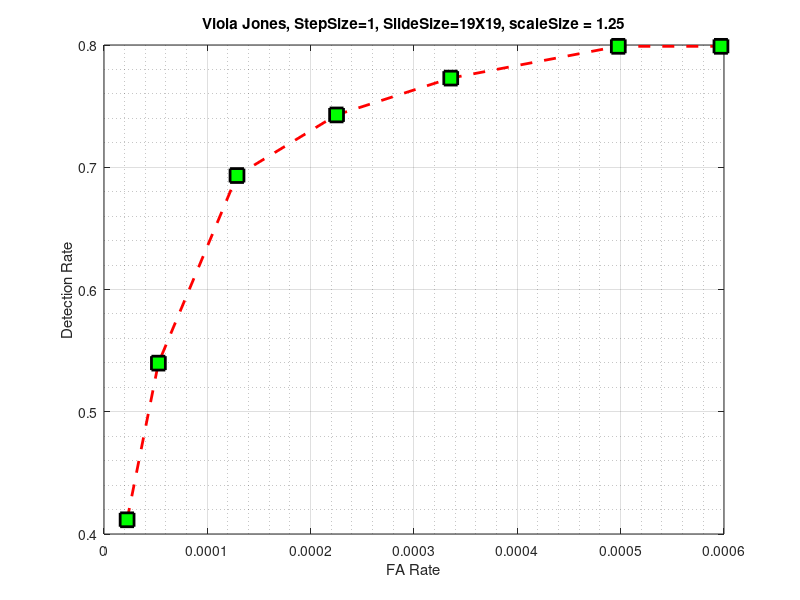

MATLAB code to generate this figure: (Note: this script raises an error after producing the figure.)
function [] = PlotRocCurve()
%PLOTROCCURVE Summary of this function goes here
%   Detailed explanation goes here
load RocCurve;
plot(FARate,DetRate, 'rs--', 'LineWidth',2,...
                'MarkerEdgeColor','k',...
                'MarkerFaceColor','g',...
                'MarkerSize',10);
title('Viola Jones, StepSize=1, SlideSize=19X19, scaleSize = 1.25');
xlabel('FA Rate');
ylabel('Detection Rate');
grid on;
grid minor;
figure;
plot(FA,DetRate, 'rs--', 'LineWidth',2,...
                'MarkerEdgeColor','k',...
                'MarkerFaceColor','g',...
                'MarkerSize',10);
title('Viola Jones, StepSize=1, SlideSize=19X19, scaleSize = 1.25');
xlabel('FA');
ylabel('Detection Rate');
grid on;
grid minor;
end
